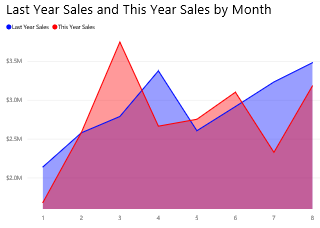
#> input picture Visualize/images/10.png, 320 x 228 px, found by its file name
$ jupyter execute ImageConv.ipynb   (shell and % lines are left out)
#> lines starting #> are read from the running program, lines starting #| are printed output that depends on the picture
<a href="https://colab.research.google.com/github/mohmiim/MLIntroduction/blob/master/session-3/ImageConv.ipynb" target="_parent"></a>

[cell 1]
# https://github.com/mohmiim/MLIntroduction/raw/master/session-3/data/train/bar_chart/10.png

import os


IMAGE_PATH = "/tmp/10.png"

[cell 2]
# load and show the image
from PIL import Image
from IPython.display import display # to display images

# load the image
image = Image.open(IMAGE_PATH)
#> image is the input picture: PIL image 320x228 RGBA; mean R, G, B, A 225.7, 190.4, 215.9, 255
# convert the image to grayscale
gs_image = image.convert(mode='L')
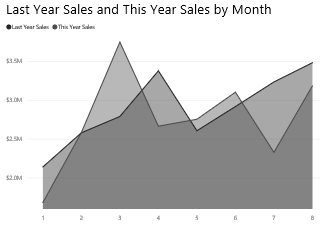
#> gs_image: PIL image 320x228 L; min 0, max 255, mean 203.8
display(image)

[cell 3]
from PIL import ImageDraw
# image data
I = gs_image.load()
# filter
K = [[0, 1, 0],
     [1, -4, 1],
     [0, 1, 0]]
# output image
output_image = Image.new("L", gs_image.size)
#> output_image: PIL image 320x228 L; every value is 0
draw = ImageDraw.Draw(output_image)

# convolution
for x in range(1, gs_image.width - 1):
    for y in range(1, gs_image.height - 1):
        newColor = 0
        for a in range(3):
            for b in range(3):
                xn = x + a - 1
                yn = y + b - 1
                newColor += I[xn,yn] * K[a][b]
        draw.point((x, y), newColor)
#display
display(output_image)
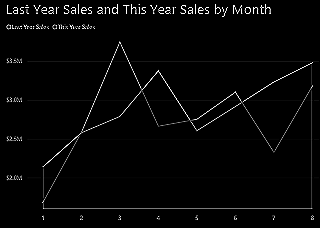
#> shown: PIL image 320x228 L; min 0, max 255, mean 5.8

$ run again, with session-2/data/train/bar_chart/10.png copied over Visualize/images/10.png
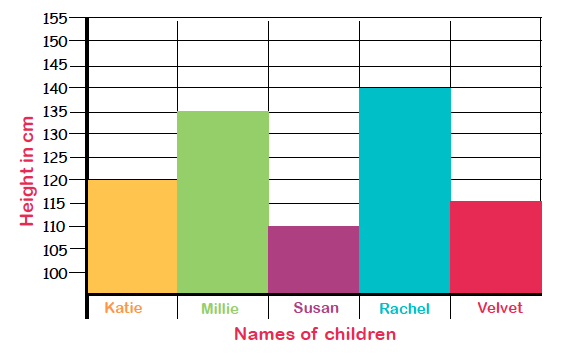
#> input picture session-2/data/train/bar_chart/10.png, 573 x 359 px, found by its file name
#> image is the input picture: PIL image 573x359 RGB; mean R, G, B 209.9, 217, 207.5
#> `gs_image = image.convert(mode='L')`:
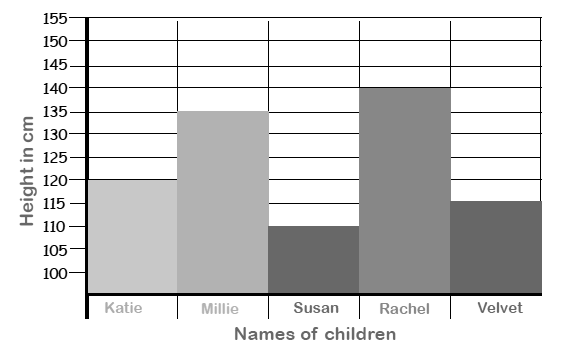
#> gs_image: PIL image 573x359 L; min 0, max 255, mean 213.8
#> output_image: PIL image 573x359 L; every value is 0
#> `display(output_image)`:
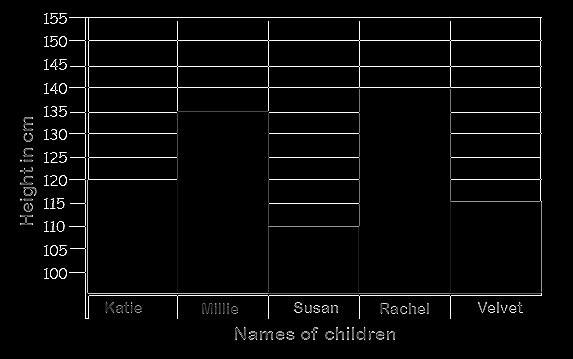
#> shown: PIL image 573x359 L; min 0, max 255, mean 9.1

$ run again, with Visualize/images/1.png copied over Visualize/images/10.png
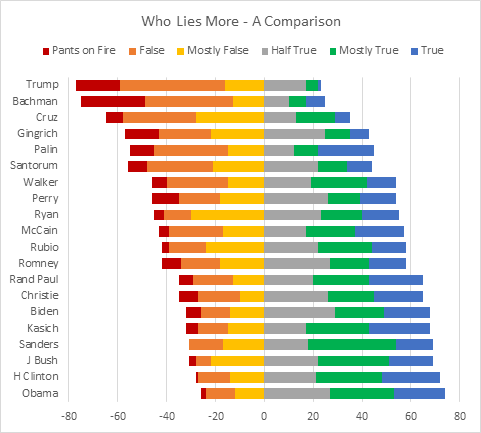
#> input picture Visualize/images/1.png, 481 x 433 px, found by its file name
#> image is the input picture: PIL image 481x433 P; mean R, G, B 225.3, 223.4, 209.7
#> `gs_image = image.convert(mode='L')`:
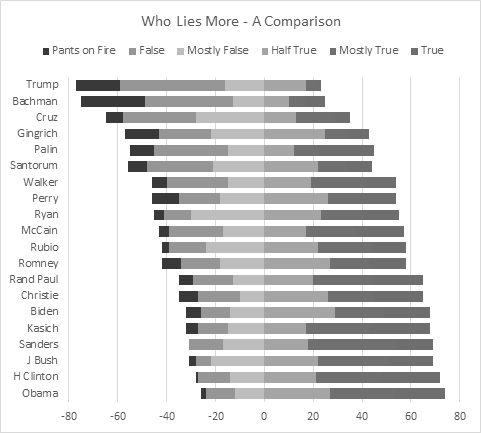
#> gs_image: PIL image 481x433 L; min 57, max 255, mean 222.4
#> output_image: PIL image 481x433 L; every value is 0
#> `display(output_image)`:
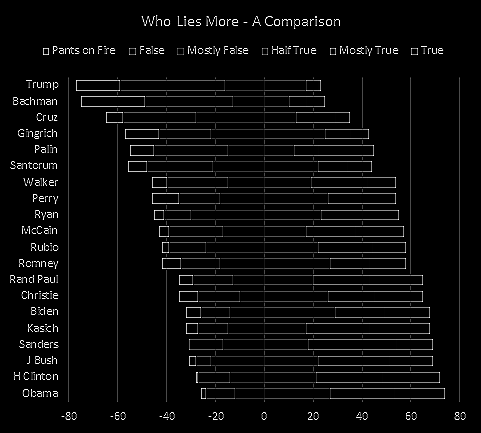
#> shown: PIL image 481x433 L; min 0, max 255, mean 9.9

$ run again, with Visualize/images/73.png copied over Visualize/images/10.png
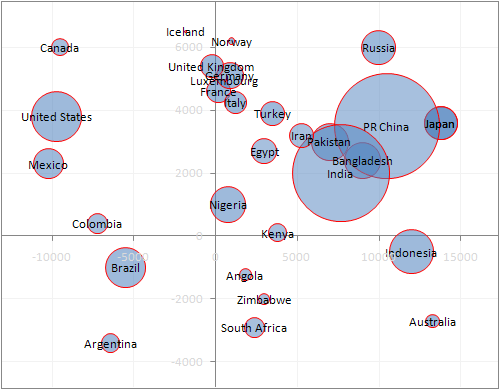
#> input picture Visualize/images/73.png, 500 x 390 px, found by its file name
#> image is the input picture: PIL image 500x390 P; mean R, G, B 237.1, 237.8, 242
#> `gs_image = image.convert(mode='L')`:
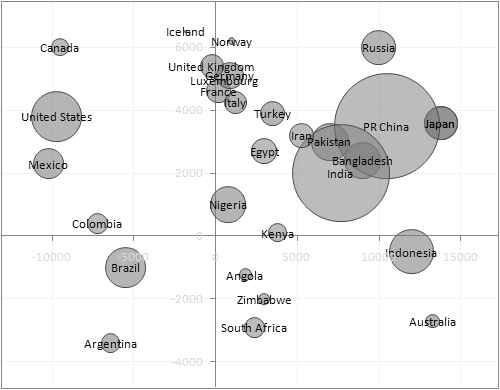
#> gs_image: PIL image 500x390 L; min 0, max 255, mean 238.1
#> output_image: PIL image 500x390 L; every value is 0
#> `display(output_image)`:
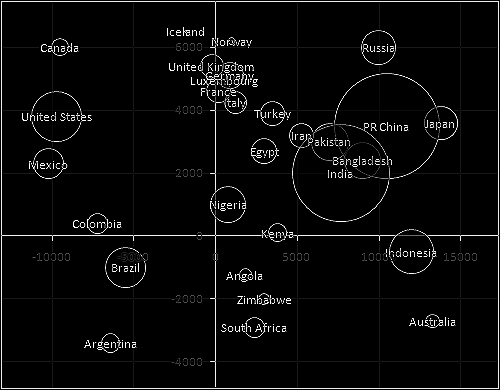
#> shown: PIL image 500x390 L; min 0, max 255, mean 9.5
